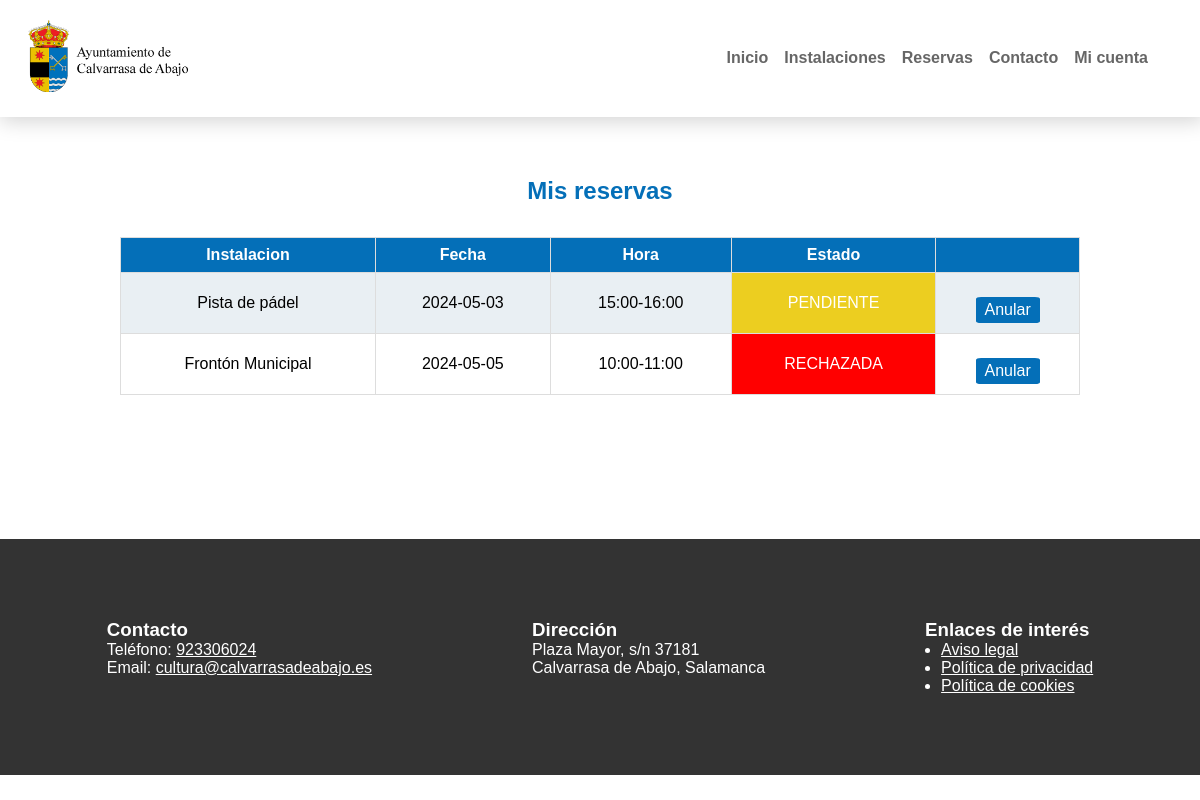
Screenshot of /index.php?ctl=reservasUsuario (signed in) with the database file from the repository.
### tables this page shows
CREATE TABLE `reservas` (
  `id_reserva` int(11) NOT NULL,
  `id_instalacion` int(11) NOT NULL,
  `id_usuario` int(11) NOT NULL,
  `id_intervalo` int(11) NOT NULL,
  `fecha` date NOT NULL,
  `estado` enum('pendiente','aceptada','rechazada') NOT NULL DEFAULT 'pendiente'
);

CREATE TABLE `instalaciones` (
  `id` int(11) NOT NULL,
  `nombre` varchar(50) NOT NULL,
  `direccion` varchar(100) NOT NULL,
  `horario` varchar(15) NOT NULL,
  `imagen` varchar(255) DEFAULT NULL
);

CREATE TABLE `intervalos` (
  `id` int(11) NOT NULL,
  `horas` varchar(50) NOT NULL
);

### controlador/ControladorReservas.php (called while the page is built, shortened)
<?php
    class ControladorReservas{
        public function reservasUsuario(){
            $idUsuario=$_SESSION["id_usuario"];
            $reservas=new Reservas();
            $datos=$reservas->verReservasUsuario($idUsuario);
            include('vista/vista_reservasUsuario.php');
        }
    }

### index.php (called while the page is built)
<?php
    include ("controlador/controladorFrontal.php")
?>

### modelo/Conectar.php (called while the page is built)
<?php
class Conectar{
    public static function conexion(){
        try {
            $conexion = new PDO('mysql:host=' . Config::$host. ';dbname=' . Config::$database . ';port=' . Config::$port . ';charset=' . Config::$charset, Config::$username, Config::$password);
            $conexion->setAttribute(PDO::ATTR_ERRMODE, PDO::ERRMODE_EXCEPTION);
        } catch (PDOException $e) {
            exit("<h1><br>Fichero: " . $e->getFile() . "<br>Línea: " . $e->getLine() . "<br>Error: " . $e->getMessage() . "</h1>");
        }
        return $conexion;
    }
}
?>

### modelo/Reservas.php (called while the page is built, shortened)
<?php
class Reservas{
    public function verReservasUsuario($id_usuario){
        try{
            $sql = "SELECT instalaciones.nombre as instalacion, fecha, intervalos.horas as horas, estado, reservas.id_reserva as idReserva FROM reservas, instalaciones, intervalos where id_instalacion=instalaciones.id and id_intervalo=intervalos.id and id_usuario=? ORDER BY idReserva ASC" ;
            $consulta = Conectar::conexion()->prepare($sql);
            $consulta->bindParam(1, $id_usuario);
            $reservaUsuario = $consulta->execute();
            $reservaUsuario = $consulta->fetchAll(PDO::FETCH_ASSOC);
            return $reservaUsuario;
        }catch (PDOException $e) {
            exit("<h1><br>Fichero: " . $e->getFile() . "<br>Línea: " . $e->getLine() . "<br>Error: " . $e->getMessage() . "</h1>");
        }
    }
}
?>

### vista/vista_reservasUsuario.php (the view, shortened to what this page needs)
<h2>Mis reservas</h2>
<?php if(count($datos) < 1){ ?>
        <p>No has realizado ninguna reserva</p>
    <?php }else { ?>
<table id="reservasUsuario">
    <th>Instalacion</th>
    <th>Fecha</th>
    <th>Hora</th>
    <th>Estado</th>
    <th></th>
    <?php foreach($datos as $indice=>$contenido){?>
    <tr>
        <td><?= $datos[$indice]["instalacion"]?></td>
        <td><?= $datos[$indice]["fecha"]?></td>
        <td><?= $datos[$indice]["horas"]?></td>
        <td class="estado"><?= $datos[$indice]["estado"]?></td>
        <form action="index.php?ctl=reservasUsuario" method="post">
            <td><button type="submit" class="botonE" value="<?= $datos[$indice]["idReserva"] ?>" id="anular" name="anular">Anular</button></td>
        </form>
    <?php }?>
</table>
<?php } ?>
<?php include 'estructura.php' ;?>

### vista/css/estilosInicio.css (style rules this page uses)
* { padding: 0; margin: 0; }
:root { --color_azul: #046fb8; }
body { font-family: 'Lucida Sans', 'Lucida Sans Regular', 'Lucida Grande', 'Lucida Sans Unicode', Geneva, Verdana, sans-serif; font-size: 1em; height: fit-content; }
h2 { color: var(--color_azul); text-align: center; }
.botonP, .botonE, .botonM, .botonG { font-size: 1em; text-align: center; background-color: var(--color_azul); width: fit-content; color: white; padding: .2em .5em; margin: 1em auto .1em; border-radius: 8%; text-decoration: none; display: block; border: 1px solid transparent; }
table { border-collapse: collapse; width: 80%; text-align: center; }
table th { background-color: var(--color_azul); color: white; border: 1px solid #ddd; padding: 8px; }
table td { border: 1px solid #ddd; padding: 8px; }
table tr:nth-child(even) { background-color: #e9eff3; }
table td .botonP, table td .botonE, table td .botonM { display: inline-flex; }
#reservasUsuario, #gestionarUsuarios, .gestionarInstalaciones { margin: 2em auto; border: 1px solid black; }

### rows the page displays
reservas: id_instalacion.nombre "Pista de pádel", fecha "2024-05-03", id_intervalo.horas "15:00-16:00", $datos[$indice]["idReserva"] 39 (drawn)
reservas: id_instalacion.nombre "Frontón Municipal", fecha "2024-05-05", id_intervalo.horas "10:00-11:00", $datos[$indice]["idReserva"] 40 (drawn)
